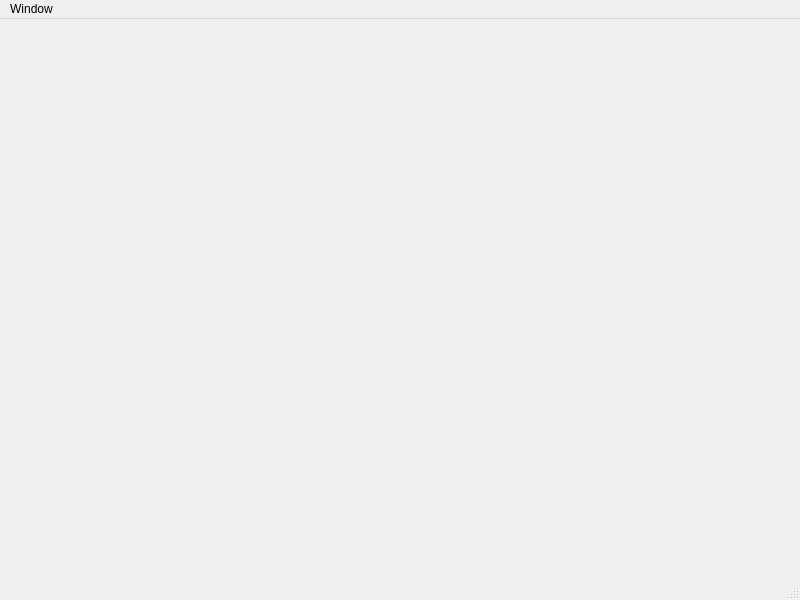
<?xml version="1.0" encoding="UTF-8"?>
<ui version="4.0">
 <class>MainWindow</class>
 <widget class="QMainWindow" name="MainWindow">
  <property name="geometry">
   <rect>
    <x>0</x>
    <y>0</y>
    <width>800</width>
    <height>600</height>
   </rect>
  </property>
  <property name="windowTitle">
   <string>MainWindow</string>
  </property>
  <widget class="QWidget" name="centralwidget">
   <layout class="QGridLayout" name="gridLayout">
    <item row="0" column="0">
     <widget class="QStackedWidget" name="stackedWidget">
      <property name="currentIndex">
       <number>1</number>
      </property>
      <widget class="QWidget" name="page"/>
      <widget class="QWidget" name="page_2"/>
     </widget>
    </item>
   </layout>
  </widget>
  <widget class="QMenuBar" name="menubar">
   <property name="geometry">
    <rect>
     <x>0</x>
     <y>0</y>
     <width>800</width>
     <height>23</height>
    </rect>
   </property>
   <widget class="QMenu" name="menuWindow">
    <property name="title">
     <string>Window</string>
    </property>
    <addaction name="actionCreator"/>
    <addaction name="actionRunner"/>
   </widget>
   <addaction name="menuWindow"/>
  </widget>
  <widget class="QStatusBar" name="statusbar"/>
  <action name="actionCreator">
   <property name="text">
    <string>Creator</string>
   </property>
  </action>
  <action name="actionRunner">
   <property name="text">
    <string>Runner</string>
   </property>
  </action>
 </widget>
 <resources/>
 <connections/>
</ui>
